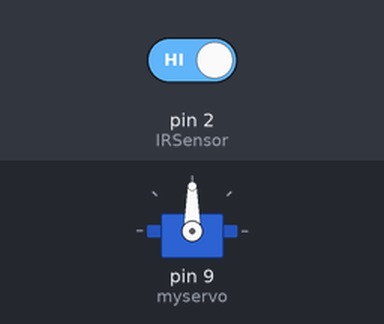
The sketch below on a simulated Arduino Uno, built with avr-gcc and run on an emulated ATmega328P. Parts: servo. Inputs (shaded band) come from the test bench; at power-on: pin 2 (IRSensor) HIGH.

Above: at 1.2 s.
1.3 s: pin 2 (IRSensor) driven LOW
At 1.75 s:
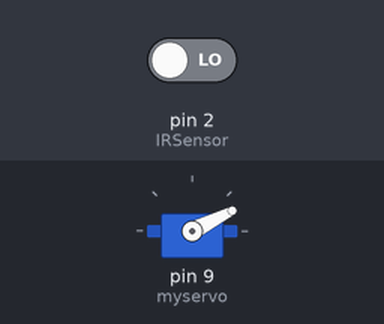
4.3 s: pin 2 (IRSensor) driven HIGH
At 5.6 s:
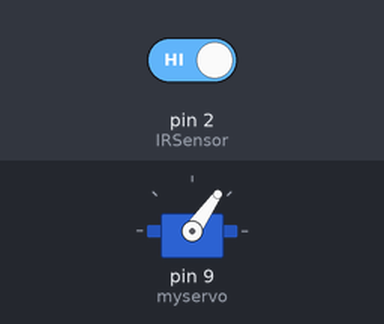
Timing chart, 0 to 7.3 s (numbered marks = the images above; inputs shaded):
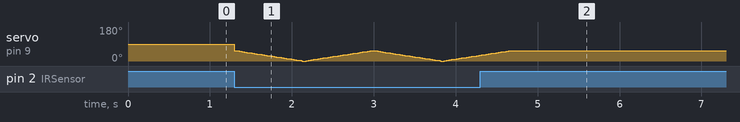

The sketch:

Sweep.ino
```cpp
#include <Servo.h>

Servo myservo;  // create servo object to control a servo
// twelve servo objects can be created on most boards

int pos = 0;    // variable to store the servo position
int IRSensor = 2; // connect ir sensor to arduino pin 2
int LED = 13; // conect Led to arduino pin 13

void setup()
{
  pinMode (IRSensor, INPUT); // sensor pin INPUT
  myservo.attach(9);

}

void loop()
{


    int statusSensor = digitalRead (IRSensor);

    if (statusSensor == 0)
    {
      for (pos = 55
      ; pos >= 0; pos -= 1) { // goes from 180 degrees to 0 degrees
        myservo.write(pos);              // tell servo to go to position in variable 'pos'
        delay(15);                       // waits 15ms for the servo to reach the position
      }
      for (pos = 0; pos <= 55; pos += 1) { // goes from 0 degrees to 180 degrees
        // in steps of 1 degree
        myservo.write(pos);              // tell servo to go to position in variable 'pos'
        delay(15);                    // waits 15ms for the servo to reach the position
      }
    }

    else
    {

    }
}
```

Measured:
- after the input at 4.3 s, servo on pin 9 (myservo): goes on until 4.7 s, then stays 55°
